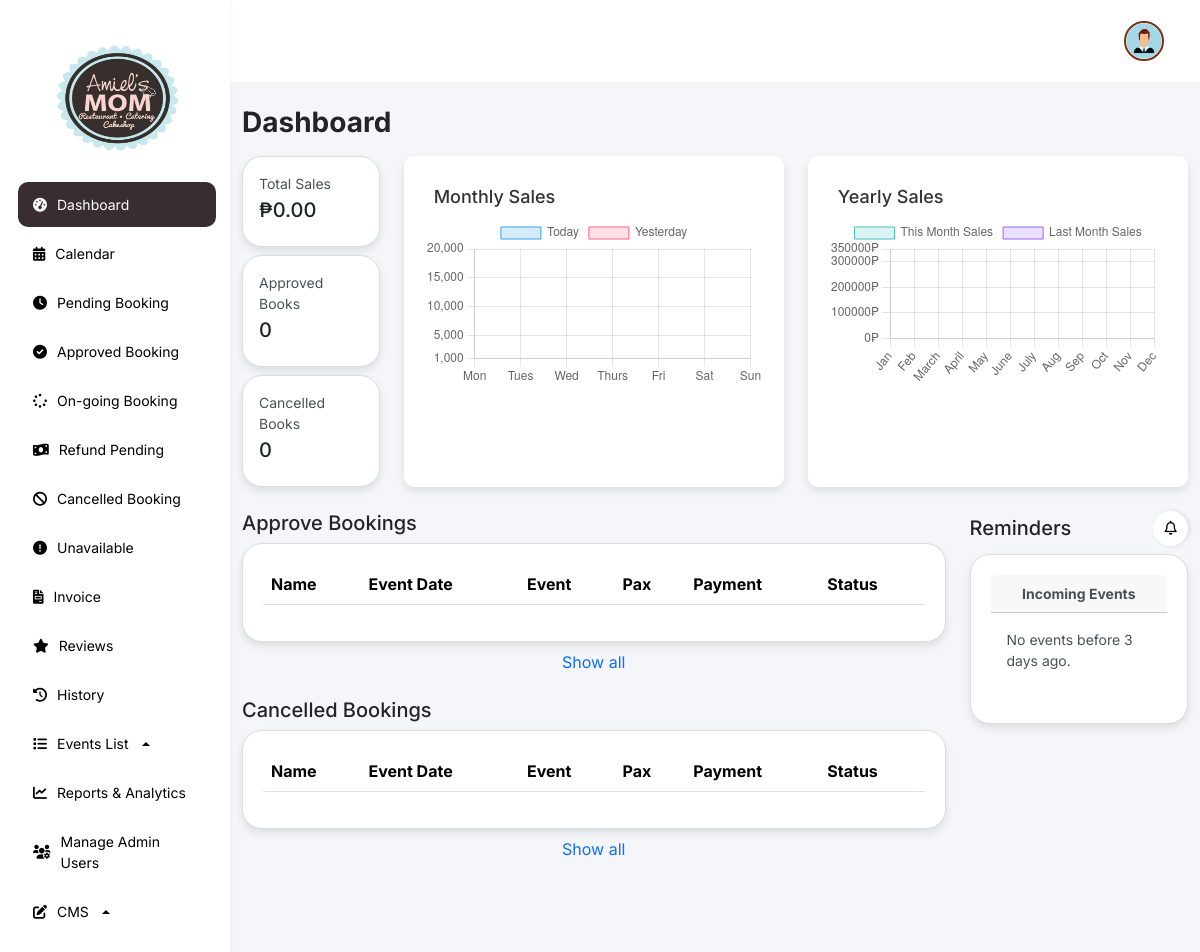
The app's page /features/admin/web/dashboard.php (signed in), older data.
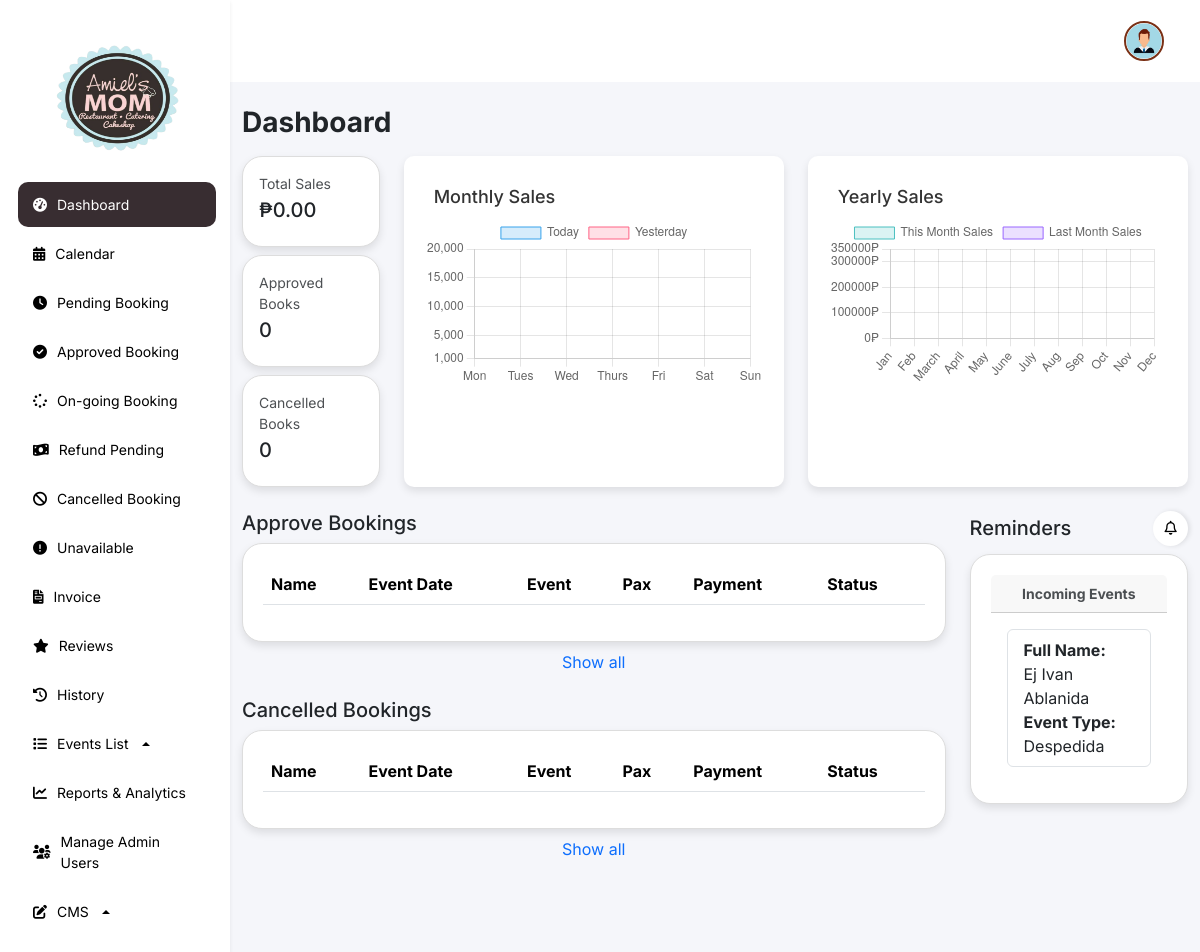
The same page, newer data.
### tables this page shows
CREATE TABLE `booking` (
  `id` int(11) NOT NULL,
  `status` enum('To-pay','Pending','Waiting','On-going','Finished','Cancel-pending','Cancel','Update-payment','resched') NOT NULL,
  `full_name` varchar(255) NOT NULL,
  `celebrants_name` varchar(255) DEFAULT NULL,
  `email` varchar(255) NOT NULL,
  `phone_number` varchar(15) DEFAULT NULL,
  `events_date` varchar(255) DEFAULT NULL,
  `guest_count` int(11) DEFAULT NULL,
  `event_duration` int(11) DEFAULT NULL,
  `event_starttime` int(11) DEFAULT NULL,
  `event_endtime` int(11) DEFAULT NULL,
  `event_type` varchar(255) DEFAULT NULL,
  `event_package` varchar(255) DEFAULT NULL,
  `event_options` text DEFAULT NULL,
  `cost` decimal(10,2) DEFAULT 0.00,
  `cancel_reason` text DEFAULT NULL,
  `payment_image` varchar(255) DEFAULT NULL,
  `reference_no` varchar(100) DEFAULT NULL,
  `payment_amount` decimal(10,2) NOT NULL,
  `status_paid` tinyint(1) DEFAULT 0,
  `beef_dish` varchar(255) DEFAULT NULL,
  `pork_dish` varchar(255) DEFAULT NULL,
  `chicken_dish` varchar(255) DEFAULT NULL,
  `pasta_dish` varchar(255) DEFAULT NULL,
  `dessert_dish` varchar(255) DEFAULT NULL,
  `fish_dish` varchar(255) DEFAULT NULL,
  `drinks_dish` varchar(255) DEFAULT NULL,
  `created_at` datetime DEFAULT current_timestamp(),
  `gcash_name` varchar(255) NOT NULL,
  `gcash_number` varchar(20) NOT NULL,
  `review_status` int(11) DEFAULT 0,
  `second_payment_amount` varchar(255) DEFAULT NULL,
  `second_reference_no` int(11) DEFAULT NULL,
  `second_payment_image` varchar(255) DEFAULT NULL,
  `add_pax` int(11) NOT NULL DEFAULT 0,
  `corkage_fee` tinyint(1) NOT NULL DEFAULT 0,
  `theme` varchar(255) NOT NULL,
  `refund_status` enum('full-refund','half-refund','no-refund') DEFAULT NULL,
  `refunded_amount` decimal(10,2) DEFAULT 0.00,
  `cancel_time` timestamp NULL DEFAULT NULL
);

### features/admin/web/dashboard.php (the view, shortened to what the changed rows need)
<!DOCTYPE html>
<html lang="en">
<head>
    <link rel="stylesheet" href="https://cdnjs.cloudflare.com/ajax/libs/font-awesome/6.0.0-beta3/css/all.min.css">
    <link href="https://cdn.jsdelivr.net/npm/bootstrap@5.3.3/dist/css/bootstrap.min.css" rel="stylesheet"
>
    <link href="https://cdn.jsdelivr.net/npm/sweetalert2@11.5.0/dist/sweetalert2.min.css" rel="stylesheet">
    <link rel="stylesheet" href="../css/dashboard.css">
</head>
<body>
    <div class="content flex-grow-1">
        <div class="container mt-4">
            <div class="row">
                <div class="col-md-9 mt-4">
                    <div class="card">
                        <table class="table">
                            <thead>
                                <tr>
                                    <th>Name</th>
                                    <th>Event Date</th>
                                    <th>Event</th>
                                    <th>Pax</th>
                                    <th>Payment</th>
                                    <th>Status</th>
                                </tr>
                            </thead>
                        </table>
                    </div>
                    <div class="card">
                        <table class="table">
                            <thead>
                                <tr>
                                    <th>Name</th>
                                    <th>Event Date</th>
                                    <th>Event</th>
                                    <th>Pax</th>
                                    <th>Payment</th>
                                    <th>Status</th>
                                </tr>
                            </thead>
                        </table>
                    </div>
                </div>
                <div class="col-md-3 mt-4">
                    <?php
                    require '../../../db.php';
                    $query = "SELECT full_name, event_type
                    FROM booking
                    WHERE events_date BETWEEN CURDATE() AND DATE_ADD(CURDATE(), INTERVAL 3 DAY)";
                    $result = mysqli_query($conn, $query);
                    $pastEvents = [];
                    if (mysqli_num_rows($result) > 0) {
                        while ($row = mysqli_fetch_assoc($result)) {
                            $pastEvents[] = $row;
                        }
                    } else {
                        $pastEvents = null;
                    }
                    ?>
                    <div class="card">
                            <div class="card-body">
                                <?php if ($pastEvents): ?>
                                    <ul class="list-group">
                                        <?php foreach ($pastEvents as $event): ?>
                                            <li class="list-group-item">
                                                <strong>Full Name:<br></strong> <?php echo htmlspecialchars($event['full_name']); ?><br>
                                                <strong>Event Type:<br></strong> <?php echo htmlspecialchars($event['event_type']); ?>
                                            </li>
                                        <?php endforeach; ?>
                                    </ul>
                                <?php else: ?>
                                    <p>No events before 3 days ago.</p>
                                <?php endif; ?>
                            </div>
                        </div>
                </div>
            </div>
        </div>
</body>
</html>

Row changes from the older to the newer data that the page shows:
added booking: full_name "Ej Ivan Ablanida", event_type "Despedida"
Text that changed along with them:
text no longer shown: "No events before 3 days ago."
